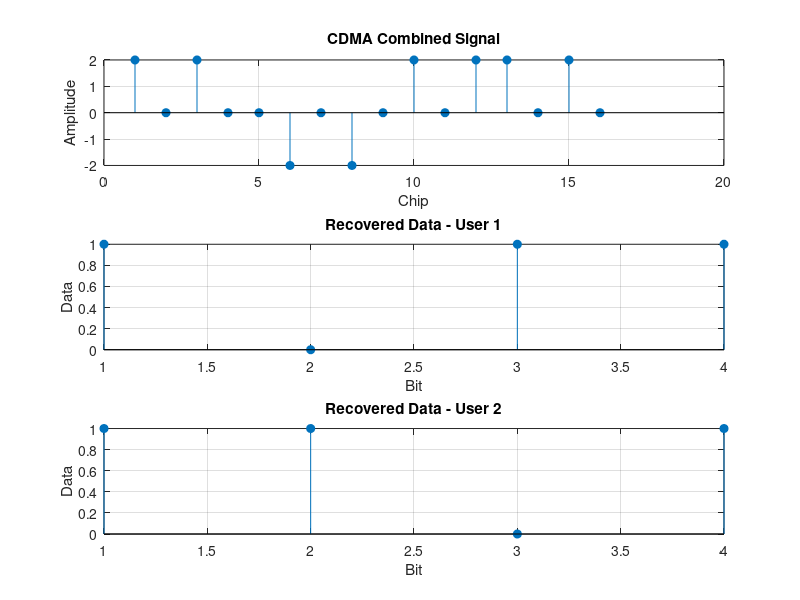

The MATLAB source for this figure:

clc;
clear all;
close all;

% CDMA Simulation
% Two users transmit data simultaneously

% Data of User 1 and User 2
data1 = [1 0 1 1];
data2 = [1 1 0 1];

% Convert 0 to -1 for CDMA
data1(data1 == 0) = -1;
data2(data2 == 0) = -1;

% Spreading codes for two users
code1 = [1 1 1 1];
code2 = [1 -1 1 -1];

% Spread the data
spread1 = kron(data1, code1);
spread2 = kron(data2, code2);

% Add both users' signals
cdma_signal = spread1 + spread2;

% Display CDMA transmitted signal
figure;

subplot(3,1,1);
stem(cdma_signal, 'filled');
grid on;
title('CDMA Combined Signal');
xlabel('Chip');
ylabel('Amplitude');

% Receiver for User 1
received1 = [];
for i = 1:length(data1)
    chips = cdma_signal((i-1)*4+1:i*4);
    value = sum(chips .* code1);

    if value > 0
        received1(i) = 1;
    else
        received1(i) = 0;
    end
end

% Receiver for User 2
received2 = [];
for i = 1:length(data2)
    chips = cdma_signal((i-1)*4+1:i*4);
    value = sum(chips .* code2);

    if value > 0
        received2(i) = 1;
    else
        received2(i) = 0;
    end
end

% Display recovered data
subplot(3,1,2);
stem(received1, 'filled');
grid on;
title('Recovered Data - User 1');
xlabel('Bit');
ylabel('Data');

subplot(3,1,3);
stem(received2, 'filled');
grid on;
title('Recovered Data - User 2');
xlabel('Bit');
ylabel('Data');

% Display results
disp('Original Data of User 1:');
disp([1 0 1 1]);

disp('Recovered Data of User 1:');
disp(received1);

disp('Original Data of User 2:');
disp([1 1 0 1]);

disp('Recovered Data of User 2:');
disp(received2);
